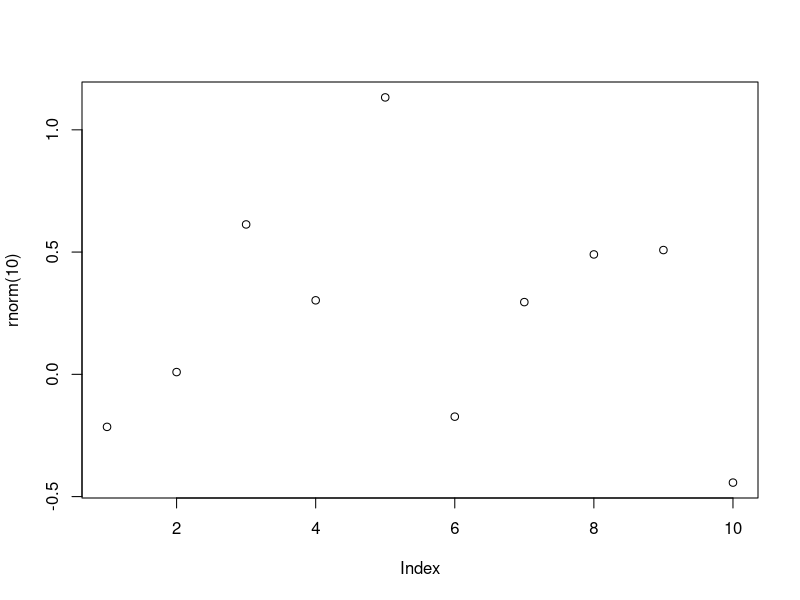

Write the R code that produced this figure. (Note: this script raises an error after producing the figure.)
###Funções

#Help
?sample ###args = parametros / 
args(sample)
args(mean)
args(sd) ##sd = desvio padrão.

#Função built in
abs(-43) # valor absoluto
sum (c(1:5)) #soma
mean(c(1:5)) # media
round(c(1.1:5.8)) # arredonda
rev(c(1:5)) #reverte
seq(1:5) #cria vetor = c()
sort(rev(c(1:5))) # ordena
append(c(1:5), 6) #add ao vetor
vec1 <- c(1.5,2.5,8.4,3.7,6.3)
vec1
vec2 <- rev(vec1)
vec2

#Função dentro de função

plot(rnorm(10))
mean(c(abs(vec1), abs(vec2)))
#Crinado funções

myfunc <- function(x) {x+x} #recebe parametro {executa operação}
myfunc(10)
class(myfunc)

myfunc2 <- function(a,b) {
  valor = a^b
  print(valor)
}
myfunc2(3,2)

jogando_dados <- function() {
  num <- sample(1:6, size=1) #Local
  num
} ###sample = valor aleatorio
jogando_dados()
#Escopo
print(num) ##vai dar erro, pois só existe dentro da função jogando_dados()
num <- c(1:6) ##Global
num

##Funções sem numeros dfenidios de argumentos
vec1 <- (10:13)
vec2 <- c("a", "b", "c", "d")
vec3<- c(6.5,7.5,9.2,11.9)

myfunc3 <- function(...){
  df = data.frame(cbind(...))
  print(df)
}
myfunc3(vec1)
myfunc3(vec1, vec2)
